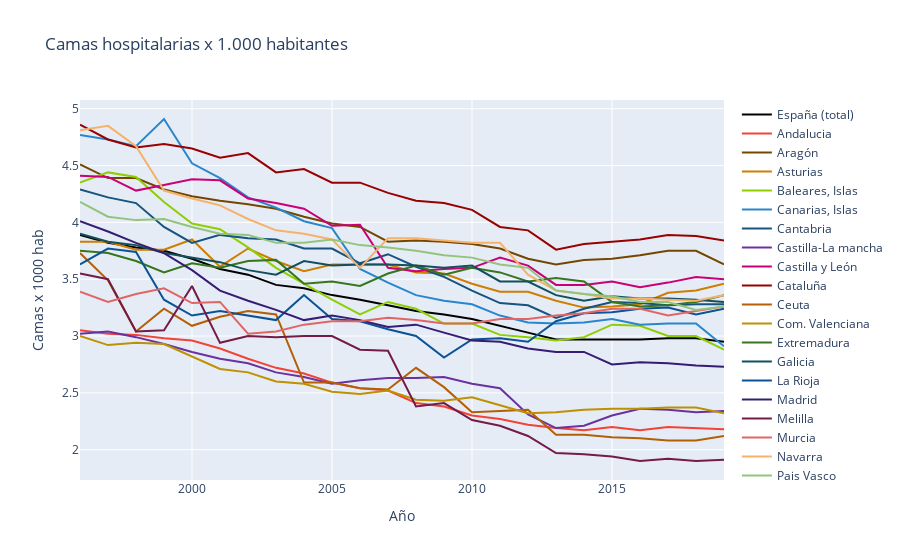

The cell this chart's notebook holds for it:
### Code cell
andalucia = go.Scatter(x= df1[lista_columnas[0]] , y= df1[lista_columnas[1]] , name = 'Andalucia' , mode= 'lines' , marker= dict(color= '#f44336'))
aragon = go.Scatter(x= df1[lista_columnas[0]] , y= df1[lista_columnas[2]] , name = 'Aragón' , mode= 'lines' , marker= dict(color= '#744700'))
asturias = go.Scatter(x= df1[lista_columnas[0]] , y= df1[lista_columnas[3]] , name = 'Asturias' , mode= 'lines' , marker= dict(color= '#ce7e00'))
baleares = go.Scatter(x= df1[lista_columnas[0]] , y= df1[lista_columnas[4]] , name = 'Baleares, Islas' , mode= 'lines' , marker= dict(color= '#8fce00'))
canarias = go.Scatter(x= df1[lista_columnas[0]] , y= df1[lista_columnas[5]] , name = 'Canarias, Islas' , mode= 'lines' , marker= dict(color= '#2986cc'))
cantabria = go.Scatter(x= df1[lista_columnas[0]] , y= df1[lista_columnas[6]] , name = 'Cantabria' , mode= 'lines' , marker= dict(color= '#16537e'))
clm = go.Scatter(x= df1[lista_columnas[0]] , y= df1[lista_columnas[7]] , name = 'Castilla-La mancha' , mode= 'lines' , marker= dict(color= '#6a329f'))
cyl = go.Scatter(x= df1[lista_columnas[0]] , y= df1[lista_columnas[8]] , name = 'Castilla y León' , mode= 'lines' , marker= dict(color= '#c90076'))
cataluña = go.Scatter(x= df1[lista_columnas[0]] , y= df1[lista_columnas[9]] , name = 'Cataluña' , mode= 'lines' , marker= dict(color= '#990000'))
ceuta = go.Scatter(x= df1[lista_columnas[0]] , y= df1[lista_columnas[10]] , name = 'Ceuta' , mode= 'lines' , marker= dict(color= '#b45f06'))
valencia = go.Scatter(x= df1[lista_columnas[0]] , y= df1[lista_columnas[11]] , name = 'Com. Valenciana' , mode= 'lines' , marker= dict(color= '#bf9000'))
españa = go.Scatter(x= df1[lista_columnas[0]] , y= df1[lista_columnas[12]] , name = 'España (total)' , mode= 'lines' , marker= dict(color= '#000000'))
extrem = go.Scatter(x= df1[lista_columnas[0]] , y= df1[lista_columnas[13]] , name = 'Extremadura' , mode= 'lines' , marker= dict(color= '#38761d'))
galicia = go.Scatter(x= df1[lista_columnas[0]] , y= df1[lista_columnas[14]] , name = 'Galicia' , mode= 'lines' , marker= dict(color= '#134f5c'))
rioja = go.Scatter(x= df1[lista_columnas[0]] , y= df1[lista_columnas[15]] , name = 'La Rioja' , mode= 'lines' , marker= dict(color= '#0b5394'))
madrid = go.Scatter(x= df1[lista_columnas[0]] , y= df1[lista_columnas[16]] , name = 'Madrid' , mode= 'lines' , marker= dict(color= '#351c75'))
melilla = go.Scatter(x= df1[lista_columnas[0]] , y= df1[lista_columnas[17]] , name = 'Melilla' , mode= 'lines' , marker= dict(color= '#741b47'))
murcia = go.Scatter(x= df1[lista_columnas[0]] , y= df1[lista_columnas[18]] , name = 'Murcia' , mode= 'lines' , marker= dict(color= '#e06666'))
navarra = go.Scatter(x= df1[lista_columnas[0]] , y= df1[lista_columnas[19]] , name = 'Navarra' , mode= 'lines' , marker= dict(color= '#f6b26b'))
pv = go.Scatter(x= df1[lista_columnas[0]] , y= df1[lista_columnas[20]] , name = 'Pais Vasco' , mode= 'lines' , marker= dict(color= '#93c47d'))

data = [españa , andalucia , aragon , asturias , baleares , canarias , cantabria , clm , cyl , cataluña , ceuta , valencia , extrem , galicia , rioja , madrid , melilla , murcia , navarra , pv]
layout = dict(title= 'Camas hospitalarias x 1.000 habitantes' , xaxis= dict(title= 'Año') , yaxis= dict(title= 'Camas x 1000 hab'))

camas = go.Figure(data= data , layout=layout)
iplot(camas)

### Figure 1 — Plotly figure (JSON) as saved in the notebook; plotly's stock layout.template omitted (floating-point values rounded to 4 significant figures)
{"data": [{"marker": {"color": "#000000"}, "mode": "lines", "name": "España (total)", "type": "scatter", "x": [2019, 2018, 2017, 2016, 2015, 2014, 2013, 2012, 2011, 2010, 2009, 2008, 2007, 2006, 2005, 2004, 2003, 2002, 2001, 2000, 1999, 1998, 1997, 1996], "y": [2.95, 2.98, 2.98, 2.97, 2.97, 2.97, 2.97, 3.03, 3.09, 3.15, 3.19, 3.22, 3.27, 3.32, 3.36, 3.42, 3.45, 3.54, 3.59, 3.68, 3.75, 3.78, 3.82, 3.89]}, {"marker": {"color": "#f44336"}, "mode": "lines", "name": "Andalucia", "type": "scatter", "x": [2019, 2018, 2017, 2016, 2015, 2014, 2013, 2012, 2011, 2010, 2009, 2008, 2007, 2006, 2005, 2004, 2003, 2002, 2001, 2000, 1999, 1998, 1997, 1996], "y": [2.18, 2.19, 2.2, 2.17, 2.2, 2.17, 2.19, 2.22, 2.27, 2.3, 2.38, 2.41, 2.52, 2.54, 2.59, 2.67, 2.72, 2.8, 2.89, 2.96, 2.98, 3.01, 3.02, 3.05]}, {"marker": {"color": "#744700"}, "mode": "lines", "name": "Aragón", "type": "scatter", "x": [2019, 2018, 2017, 2016, 2015, 2014, 2013, 2012, 2011, 2010, 2009, 2008, 2007, 2006, 2005, 2004, 2003, 2002, 2001, 2000, 1999, 1998, 1997, 1996], "y": [3.63, 3.75, 3.75, 3.71, 3.68, 3.67, 3.63, 3.68, 3.77, 3.81, 3.83, 3.84, 3.83, 3.96, 3.99, 4.05, 4.12, 4.16, 4.19, 4.23, 4.29, 4.39, 4.39, 4.51]}, {"marker": {"color": "#ce7e00"}, "mode": "lines", "name": "Asturias", "type": "scatter", "x": [2019, 2018, 2017, 2016, 2015, 2014, 2013, 2012, 2011, 2010, 2009, 2008, 2007, 2006, 2005, 2004, 2003, 2002, 2001, 2000, 1999, 1998, 1997, 1996], "y": [3.46, 3.4, 3.38, 3.28, 3.26, 3.25, 3.31, 3.39, 3.39, 3.46, 3.55, 3.56, 3.63, 3.63, 3.63, 3.57, 3.66, 3.77, 3.61, 3.85, 3.76, 3.76, 3.83, 3.83]}, {"marker": {"color": "#8fce00"}, "mode": "lines", "name": "Baleares, Islas", "type": "scatter", "x": [2019, 2018, 2017, 2016, 2015, 2014, 2013, 2012, 2011, 2010, 2009, 2008, 2007, 2006, 2005, 2004, 2003, 2002, 2001, 2000, 1999, 1998, 1997, 1996], "y": [2.88, 3, 3, 3.09, 3.1, 2.99, 2.96, 2.99, 3.01, 3.11, 3.11, 3.24, 3.3, 3.19, 3.32, 3.46, 3.6, 3.78, 3.94, 3.99, 4.18, 4.4, 4.44, 4.35]}, {"marker": {"color": "#2986cc"}, "mode": "lines", "name": "Canarias, Islas", "type": "scatter", "x": [2019, 2018, 2017, 2016, 2015, 2014, 2013, 2012, 2011, 2010, 2009, 2008, 2007, 2006, 2005, 2004, 2003, 2002, 2001, 2000, 1999, 1998, 1997, 1996], "y": [2.91, 3.11, 3.11, 3.1, 3.15, 3.12, 3.11, 3.12, 3.18, 3.28, 3.31, 3.36, 3.47, 3.59, 3.95, 4.01, 4.13, 4.22, 4.39, 4.52, 4.91, 4.67, 4.73, 4.77]}, {"marker": {"color": "#16537e"}, "mode": "lines", "name": "Cantabria", "type": "scatter", "x": [2019, 2018, 2017, 2016, 2015, 2014, 2013, 2012, 2011, 2010, 2009, 2008, 2007, 2006, 2005, 2004, 2003, 2002, 2001, 2000, 1999, 1998, 1997, 1996], "y": [3.28, 3.28, 3.27, 3.29, 3.3, 3.24, 3.16, 3.27, 3.29, 3.4, 3.52, 3.61, 3.72, 3.64, 3.77, 3.77, 3.85, 3.86, 3.89, 3.82, 3.96, 4.17, 4.22, 4.29]}, {"marker": {"color": "#6a329f"}, "mode": "lines", "name": "Castilla-La mancha", "type": "scatter", "x": [2019, 2018, 2017, 2016, 2015, 2014, 2013, 2012, 2011, 2010, 2009, 2008, 2007, 2006, 2005, 2004, 2003, 2002, 2001, 2000, 1999, 1998, 1997, 1996], "y": [2.34, 2.33, 2.35, 2.36, 2.3, 2.21, 2.19, 2.31, 2.54, 2.58, 2.64, 2.63, 2.63, 2.61, 2.58, 2.64, 2.68, 2.76, 2.8, 2.86, 2.93, 2.99, 3.04, 3.02]}, {"marker": {"color": "#c90076"}, "mode": "lines", "name": "Castilla y León", "type": "scatter", "x": [2019, 2018, 2017, 2016, 2015, 2014, 2013, 2012, 2011, 2010, 2009, 2008, 2007, 2006, 2005, 2004, 2003, 2002, 2001, 2000, 1999, 1998, 1997, 1996], "y": [3.5, 3.52, 3.47, 3.43, 3.48, 3.45, 3.45, 3.62, 3.69, 3.6, 3.59, 3.57, 3.6, 3.98, 3.97, 4.12, 4.17, 4.21, 4.37, 4.38, 4.33, 4.28, 4.4, 4.41]}, {"marker": {"color": "#990000"}, "mode": "lines", "name": "Cataluña", "type": "scatter", "x": [2019, 2018, 2017, 2016, 2015, 2014, 2013, 2012, 2011, 2010, 2009, 2008, 2007, 2006, 2005, 2004, 2003, 2002, 2001, 2000, 1999, 1998, 1997, 1996], "y": [3.84, 3.88, 3.89, 3.85, 3.83, 3.81, 3.76, 3.93, 3.96, 4.11, 4.17, 4.19, 4.26, 4.35, 4.35, 4.47, 4.44, 4.61, 4.57, 4.65, 4.69, 4.66, 4.73, 4.86]}, {"marker": {"color": "#b45f06"}, "mode": "lines", "name": "Ceuta", "type": "scatter", "x": [2019, 2018, 2017, 2016, 2015, 2014, 2013, 2012, 2011, 2010, 2009, 2008, 2007, 2006, 2005, 2004, 2003, 2002, 2001, 2000, 1999, 1998, 1997, 1996], "y": [2.12, 2.08, 2.08, 2.1, 2.11, 2.13, 2.13, 2.35, 2.34, 2.33, 2.55, 2.72, 2.53, 2.54, 2.59, 2.59, 3.19, 3.22, 3.17, 3.09, 3.24, 3.04, 3.49, 3.73]}, {"marker": {"color": "#bf9000"}, "mode": "lines", "name": "Com. Valenciana", "type": "scatter", "x": [2019, 2018, 2017, 2016, 2015, 2014, 2013, 2012, 2011, 2010, 2009, 2008, 2007, 2006, 2005, 2004, 2003, 2002, 2001, 2000, 1999, 1998, 1997, 1996], "y": [2.32, 2.37, 2.37, 2.36, 2.36, 2.35, 2.33, 2.32, 2.39, 2.46, 2.43, 2.44, 2.52, 2.49, 2.51, 2.58, 2.6, 2.68, 2.71, 2.82, 2.93, 2.94, 2.92, 3]}, {"marker": {"color": "#38761d"}, "mode": "lines", "name": "Extremadura", "type": "scatter", "x": [2019, 2018, 2017, 2016, 2015, 2014, 2013, 2012, 2011, 2010, 2009, 2008, 2007, 2006, 2005, 2004, 2003, 2002, 2001, 2000, 1999, 1998, 1997, 1996], "y": [3.36, 3.3, 3.27, 3.26, 3.3, 3.48, 3.51, 3.48, 3.56, 3.6, 3.54, 3.62, 3.55, 3.44, 3.48, 3.46, 3.67, 3.66, 3.6, 3.64, 3.56, 3.66, 3.73, 3.75]}, {"marker": {"color": "#134f5c"}, "mode": "lines", "name": "Galicia", "type": "scatter", "x": [2019, 2018, 2017, 2016, 2015, 2014, 2013, 2012, 2011, 2010, 2009, 2008, 2007, 2006, 2005, 2004, 2003, 2002, 2001, 2000, 1999, 1998, 1997, 1996], "y": [3.3, 3.32, 3.33, 3.33, 3.35, 3.31, 3.36, 3.48, 3.48, 3.62, 3.6, 3.62, 3.63, 3.63, 3.62, 3.66, 3.54, 3.58, 3.65, 3.69, 3.73, 3.8, 3.83, 3.9]}, {"marker": {"color": "#0b5394"}, "mode": "lines", "name": "La Rioja", "type": "scatter", "x": [2019, 2018, 2017, 2016, 2015, 2014, 2013, 2012, 2011, 2010, 2009, 2008, 2007, 2006, 2005, 2004, 2003, 2002, 2001, 2000, 1999, 1998, 1997, 1996], "y": [3.24, 3.19, 3.25, 3.24, 3.21, 3.2, 3.13, 2.95, 2.98, 2.97, 2.81, 3, 3.06, 3.13, 3.15, 3.36, 3.14, 3.18, 3.22, 3.18, 3.32, 3.74, 3.77, 3.63]}, {"marker": {"color": "#351c75"}, "mode": "lines", "name": "Madrid", "type": "scatter", "x": [2019, 2018, 2017, 2016, 2015, 2014, 2013, 2012, 2011, 2010, 2009, 2008, 2007, 2006, 2005, 2004, 2003, 2002, 2001, 2000, 1999, 1998, 1997, 1996], "y": [2.73, 2.74, 2.76, 2.77, 2.75, 2.86, 2.86, 2.89, 2.95, 2.96, 3.03, 3.1, 3.08, 3.14, 3.18, 3.14, 3.23, 3.31, 3.4, 3.58, 3.73, 3.82, 3.92, 4.01]}, {"marker": {"color": "#741b47"}, "mode": "lines", "name": "Melilla", "type": "scatter", "x": [2019, 2018, 2017, 2016, 2015, 2014, 2013, 2012, 2011, 2010, 2009, 2008, 2007, 2006, 2005, 2004, 2003, 2002, 2001, 2000, 1999, 1998, 1997, 1996], "y": [1.91, 1.9, 1.92, 1.9, 1.94, 1.96, 1.97, 2.12, 2.21, 2.26, 2.41, 2.38, 2.87, 2.88, 3, 3, 2.99, 3, 2.94, 3.44, 3.05, 3.04, 3.5, 3.55]}, {"marker": {"color": "#e06666"}, "mode": "lines", "name": "Murcia", "type": "scatter", "x": [2019, 2018, 2017, 2016, 2015, 2014, 2013, 2012, 2011, 2010, 2009, 2008, 2007, 2006, 2005, 2004, 2003, 2002, 2001, 2000, 1999, 1998, 1997, 1996], "y": [3.26, 3.22, 3.18, 3.24, 3.24, 3.2, 3.18, 3.15, 3.15, 3.11, 3.11, 3.14, 3.16, 3.13, 3.13, 3.1, 3.04, 3.02, 3.3, 3.29, 3.42, 3.37, 3.3, 3.39]}, {"marker": {"color": "#f6b26b"}, "mode": "lines", "name": "Navarra", "type": "scatter", "x": [2019, 2018, 2017, 2016, 2015, 2014, 2013, 2012, 2011, 2010, 2009, 2008, 2007, 2006, 2005, 2004, 2003, 2002, 2001, 2000, 1999, 1998, 1997, 1996], "y": [3.36, 3.31, 3.32, 3.33, 3.33, 3.37, 3.4, 3.54, 3.82, 3.82, 3.84, 3.86, 3.86, 3.6, 3.85, 3.9, 3.93, 4.03, 4.15, 4.21, 4.28, 4.67, 4.85, 4.81]}, {"marker": {"color": "#93c47d"}, "mode": "lines", "name": "Pais Vasco", "type": "scatter", "x": [2019, 2018, 2017, 2016, 2015, 2014, 2013, 2012, 2011, 2010, 2009, 2008, 2007, 2006, 2005, 2004, 2003, 2002, 2001, 2000, 1999, 1998, 1997, 1996], "y": [3.26, 3.23, 3.3, 3.3, 3.35, 3.37, 3.4, 3.6, 3.63, 3.69, 3.71, 3.75, 3.78, 3.8, 3.85, 3.82, 3.82, 3.89, 3.9, 3.96, 4.03, 4.02, 4.05, 4.18]}], "layout": {"title": {"text": "Camas hospitalarias x 1.000 habitantes"}, "xaxis": {"title": {"text": "Año"}}, "yaxis": {"title": {"text": "Camas x 1000 hab"}}}}
